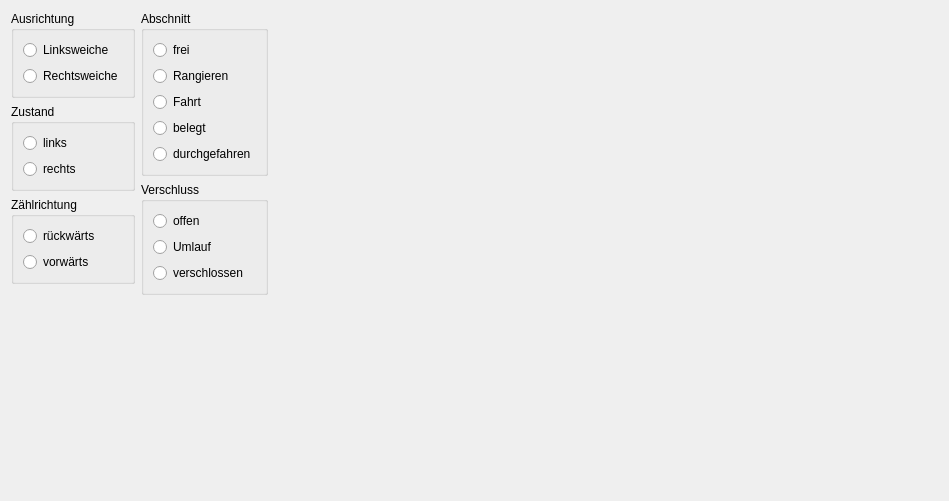
<?xml version="1.0" encoding="UTF-8"?>
<ui version="4.0">
 <class>SwitchStudy</class>
 <widget class="QWidget" name="SwitchStudy">
  <property name="geometry">
   <rect>
    <x>0</x>
    <y>0</y>
    <width>949</width>
    <height>501</height>
   </rect>
  </property>
  <property name="windowTitle">
   <string>Form</string>
  </property>
  <layout class="QHBoxLayout" name="horizontalLayout">
   <item>
    <layout class="QVBoxLayout" name="verticalLayout_5">
     <item>
      <widget class="QGroupBox" name="groupBox">
       <property name="title">
        <string>Ausrichtung</string>
       </property>
       <layout class="QVBoxLayout" name="verticalLayout">
        <item>
         <widget class="QRadioButton" name="leftHandedButton">
          <property name="text">
           <string>Linksweiche</string>
          </property>
         </widget>
        </item>
        <item>
         <widget class="QRadioButton" name="rightHandedButton">
          <property name="text">
           <string>Rechtsweiche</string>
          </property>
         </widget>
        </item>
       </layout>
      </widget>
     </item>
     <item>
      <widget class="QGroupBox" name="groupBox_3">
       <property name="title">
        <string>Zustand</string>
       </property>
       <layout class="QVBoxLayout" name="verticalLayout_2">
        <item>
         <widget class="QRadioButton" name="leftButton">
          <property name="text">
           <string>links</string>
          </property>
         </widget>
        </item>
        <item>
         <widget class="QRadioButton" name="rightButton">
          <property name="text">
           <string>rechts</string>
          </property>
         </widget>
        </item>
       </layout>
      </widget>
     </item>
     <item>
      <widget class="QGroupBox" name="groupBox_2">
       <property name="title">
        <string>Zählrichtung</string>
       </property>
       <layout class="QVBoxLayout" name="verticalLayout_3">
        <item>
         <widget class="QRadioButton" name="backwardButton">
          <property name="text">
           <string>rückwärts</string>
          </property>
         </widget>
        </item>
        <item>
         <widget class="QRadioButton" name="forwardButton">
          <property name="text">
           <string>vorwärts</string>
          </property>
         </widget>
        </item>
       </layout>
      </widget>
     </item>
     <item>
      <spacer name="verticalSpacer">
       <property name="orientation">
        <enum>Qt::Vertical</enum>
       </property>
       <property name="sizeHint" stdset="0">
        <size>
         <width>20</width>
         <height>40</height>
        </size>
       </property>
      </spacer>
     </item>
    </layout>
   </item>
   <item>
    <layout class="QVBoxLayout" name="verticalLayout_7">
     <item>
      <widget class="QGroupBox" name="groupBox_4">
       <property name="title">
        <string>Abschnitt</string>
       </property>
       <layout class="QVBoxLayout" name="verticalLayout_4">
        <item>
         <widget class="QRadioButton" name="freeButton">
          <property name="text">
           <string>frei</string>
          </property>
         </widget>
        </item>
        <item>
         <widget class="QRadioButton" name="shuntButton">
          <property name="text">
           <string>Rangieren</string>
          </property>
         </widget>
        </item>
        <item>
         <widget class="QRadioButton" name="tourButton">
          <property name="text">
           <string>Fahrt</string>
          </property>
         </widget>
        </item>
        <item>
         <widget class="QRadioButton" name="occupiedButton">
          <property name="text">
           <string>belegt</string>
          </property>
         </widget>
        </item>
        <item>
         <widget class="QRadioButton" name="passedButton">
          <property name="text">
           <string>durchgefahren</string>
          </property>
         </widget>
        </item>
       </layout>
      </widget>
     </item>
     <item>
      <widget class="QGroupBox" name="groupBox_5">
       <property name="title">
        <string>Verschluss</string>
       </property>
       <layout class="QVBoxLayout" name="verticalLayout_6">
        <item>
         <widget class="QRadioButton" name="openButton">
          <property name="text">
           <string>offen</string>
          </property>
         </widget>
        </item>
        <item>
         <widget class="QRadioButton" name="transitButton">
          <property name="text">
           <string>Umlauf</string>
          </property>
         </widget>
        </item>
        <item>
         <widget class="QRadioButton" name="closedButton">
          <property name="text">
           <string>verschlossen</string>
          </property>
         </widget>
        </item>
       </layout>
      </widget>
     </item>
     <item>
      <spacer name="verticalSpacer_2">
       <property name="orientation">
        <enum>Qt::Vertical</enum>
       </property>
       <property name="sizeHint" stdset="0">
        <size>
         <width>20</width>
         <height>40</height>
        </size>
       </property>
      </spacer>
     </item>
    </layout>
   </item>
   <item>
    <widget class="QWidget" name="symbolWidget" native="true">
     <property name="sizePolicy">
      <sizepolicy hsizetype="Preferred" vsizetype="Preferred">
       <horstretch>3</horstretch>
       <verstretch>0</verstretch>
      </sizepolicy>
     </property>
     <widget class="mrw::ui::RegularSwitchWidget" name="smallSwitchWidget" native="true">
      <property name="geometry">
       <rect>
        <x>390</x>
        <y>100</y>
        <width>40</width>
        <height>40</height>
       </rect>
      </property>
     </widget>
     <widget class="mrw::ui::RegularSwitchWidget" name="bigSwitchWidget" native="true">
      <property name="geometry">
       <rect>
        <x>70</x>
        <y>50</y>
        <width>200</width>
        <height>200</height>
       </rect>
      </property>
     </widget>
    </widget>
   </item>
  </layout>
 </widget>
 <customwidgets>
  <customwidget>
   <class>mrw::ui::RegularSwitchWidget</class>
   <extends>QWidget</extends>
   <header location="global">ui/regularswitchwidget.h</header>
   <container>1</container>
  </customwidget>
 </customwidgets>
 <resources/>
 <connections/>
</ui>
